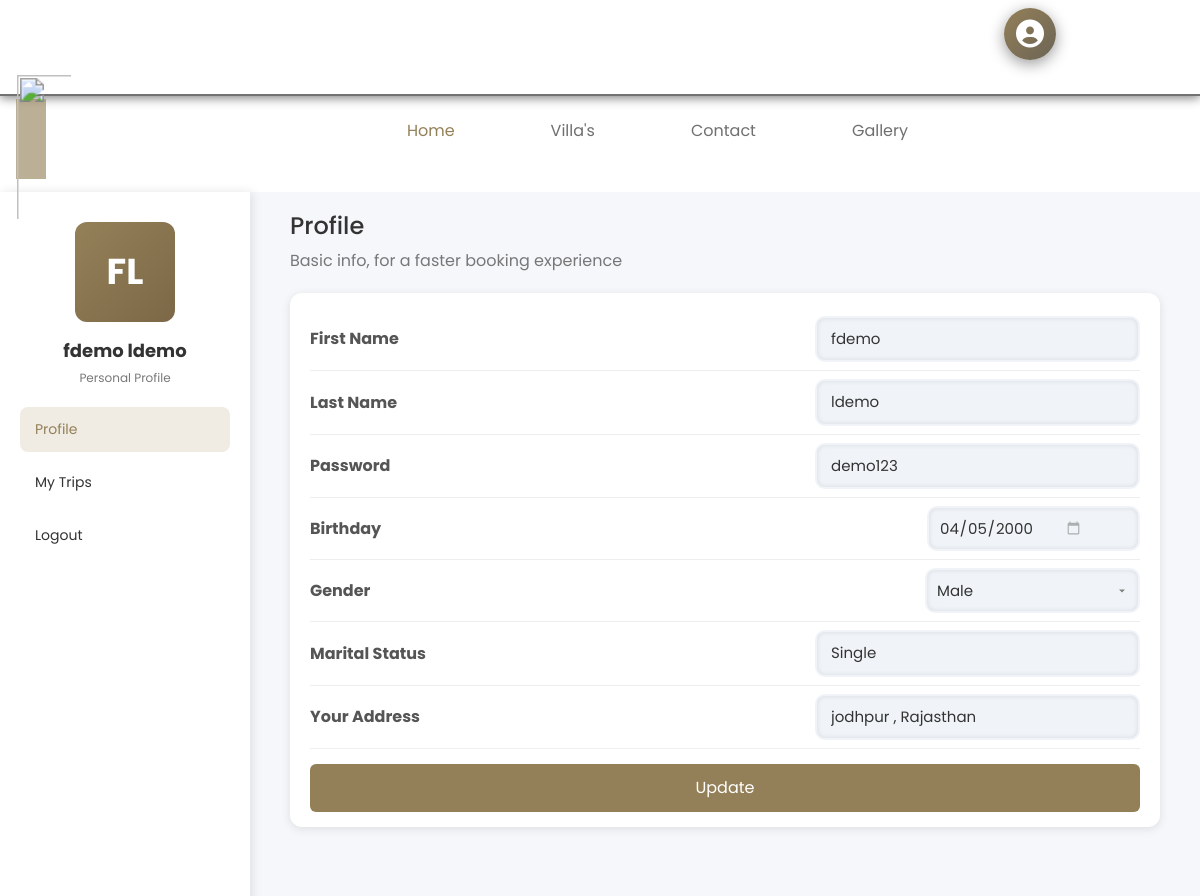
/profile.php (signed in), run on the app's committed database.
### tables this page shows
CREATE TABLE `reg` (
  `reg _id` int(11) NOT NULL,
  `reg_user` varchar(50) NOT NULL,
  `reg_pass` varchar(50) NOT NULL,
  `reg_fname` varchar(15) NOT NULL,
  `reg_lname` varchar(10) NOT NULL,
  `reg_address` text NOT NULL,
  `reg_birth` date NOT NULL,
  `reg_gender` varchar(10) NOT NULL,
  `reg_mstatus` varchar(10) NOT NULL
);

### profile.php (the view, shortened to what this page needs)
<?php
    include_once "connection.php";
?>
<!DOCTYPE html>
<html lang="en">
<head>
    <link rel="stylesheet" href="res.css">
    <link rel="stylesheet" href="https://unpkg.com/lenis@1.1.20/dist/lenis.css">
    <link rel="stylesheet" href="path/to/bootstrap/css/bootstrap.min.css">
    <link rel="stylesheet" href="path/to/font-awesome/css/font-awesome.min.css">
    <link rel="stylesheet" href="https://cdnjs.cloudflare.com/ajax/libs/font-awesome/6.7.2/css/all.min.css" />
</head>
<body>
    <?php
        include_once "navbar.php";
    ?>
    <div class="blanknav"></div>
    <?php
        $sel="SELECT * FROM reg where reg_user = '".$_SESSION['loginEmail']."'";
        $exe=mysqli_query($con,$sel);
        $fetch=mysqli_fetch_assoc($exe);
     ?>
     <div class="profile-body">
        <aside class="sidebar">
            <div class="profile-picture">
            <?php echo ucfirst($fetch['reg_fname'][0]).ucfirst($fetch['reg_lname'][0]);?>
            </div>
            <div class="profile-name"><?php echo $fetch['reg_fname']." ".$fetch['reg_lname'];?></div>
            <div class="profile-role">Personal Profile</div>
            <nav class="menu">
            <a href="#" class="active">Profile</a>
            <a href="bookings.php">My Trips</a>
            <a href="logout.php">Logout</a>
        </nav>
    </aside>
    <div class="blanknav2"></div>
    <main class="main-content">
        <div class="profile-header">
            <h1>Profile</h1>
            <p>Basic info, for a faster booking experience</p>
        </div>
        <form action="" method="post">
        <div class="profile-info">
            <div class="info-row">
                <div class="info-label">First Name</div>
                <div class="info-value"><input type="text" name="pfname" value="<?php echo $fetch['reg_fname'] ?>"></div>
            </div>
            <div class="info-row">
                <div class="info-label">Last Name</div>
                <div class="info-value"><input type="text" name="plname" value="<?php echo $fetch['reg_lname'] ?>"></div>
            </div>
            <div class="info-row">
                <div class="info-label">Password</div>
                <div class="info-value"><input type="text" name="ppass" placeholder="Enter Password" value="<?php echo $fetch['reg_pass'] ?>"></div>
            </div>
            <div class="info-row">
                <div class="info-label">Birthday</div>
                <div class="info-value"><input type="date" value="<?php echo $fetch['reg_birth'] ?>" class="infoValueDate" name="pdate"></div>
            </div>
            <div class="info-row">
                <div class="info-label">Gender</div>
                <div class="info-value">
                <select name="pgender" class="infoValueSelect">
                    <option value="Male" <?php if ($fetch['reg_gender'] == "Male") echo "selected"; ?>>Male</option>
                </select>
                </div>
            </div>
            <div class="info-row">
                <div class="info-label">Marital Status</div>
                <div class="info-value"><input type="text" name="pmstatus" value="<?php echo $fetch['reg_mstatus'] ?>" placeholder="Enter Marital Status"></div>
            </div>
            <div class="info-row">
                <div class="info-label">Your Address</div>
                <div class="info-value"><input type="text" name="paddress" value="<?php echo $fetch['reg_address'] ?>" placeholder="Enter Address"></div>
            </div>
            <button type="submit" name="updateProfile" class="update-button">Update</button>
            </form>
        </div>
</body>
</html>

### res.css (style rules this page uses)
* { margin: 0; padding: 0; font-family: 'Poppins', sans-serif; box-sizing: border-box; text-decoration: none; user-select: none; }
html, body { width: 100%; height: 100%; overflow-x: hidden; scroll-behavior: smooth; scroll-padding: 250px; }
* { scrollbar-width: thin; scrollbar-color: #333 #000; }
.blanknav { width: 100%; height: 12vh; z-index: -999; }
select { padding: 0.8vw 3vw; font-size: 1.2vw; border: 1px solid #ccc; border-radius: 5px; background: #ffffff; color: grey; }
option { padding: 10px; }
.active { background-color: #555; }
.profile-body { background-color: #f5f7fa; color: #333; min-height: 88vh; display: flex; }
.blanknav2 { width: 250px; z-index: -999; }
.sidebar { width: 250px; background: white; padding: 30px 20px; display: flex; flex-direction: column; align-items: center; box-shadow: 2px 0 10px rgba(0,0,0,0.1); position: fixed; top: 10; height: 100vh; }
.profile-picture { width: 100px; height: 100px; background: linear-gradient(135deg, #948058, #7c6846); border-radius: 12px; display: flex; align-items: center; justify-content: center; color: white; font-size: 36px; font-weight: bold; margin-bottom: 15px; position: relative; }
.profile-name { font-size: 18px; font-weight: bold; margin-bottom: 5px; text-align: center; }
.profile-role { font-size: 12px; color: #777; margin-bottom: 20px; text-align: center; }
.menu { width: 100%; }
.menu a { display: flex; align-items: center; gap: 10px; padding: 12px 15px; margin-bottom: 8px; color: #333; text-decoration: none; font-size: 14px; border-radius: 8px; transition: background 0.3s; }
.menu a:hover, .menu a.active { background-color: #f0ece4; color: #948058; }
.main-content { flex-grow: 1; padding: 20px 40px 0px 40px; }
.profile-header { margin-bottom: 20px; }
.profile-header h1 { font-size: 24px; }
.profile-header p { color: #777; }
.profile-info { background: white; padding: 15px 20px; border-radius: 12px; box-shadow: 0 2px 10px rgba(0,0,0,0.1); }
.info-row { display: flex; justify-content: space-between; align-items: center; padding: 8px 0; border-bottom: 1px solid #eee; }
.info-label { font-weight: bold; color: #555; width: 30%; }
.info-value input, .info-value select { width: 100%; padding: 10px 14px; background: #f0f4f8; border: 2px solid transparent; border-radius: 10px; font-size: 15px; color: #333; outline: none; transition: all 0.3s ease; box-shadow: inset 0 0 5px rgba(0, 0, 0, 0.1); min-height: 45px; line-height: 1.5; -webkit-appearance: none; -moz-appearance: none; appearance: none; }
.info-value input::placeholder { color: #aaa; }
.infoValueSelect { padding-right: 40px; background-repeat: no-repeat !important; background-position: right 10px center !important; background-size: 12px !important; }
.infoValueDate { position: relative !important; background-position: right 10px center !important; background-repeat: no-repeat !important; background-size: 16px !important; padding: 0px 55px 0px 10px !important; }
.info-value select { padding: 0px 95px 0px 10px; }
.update-button { margin-top: 15px; width: 100%; padding: 12px; background-color: #948058; color: white; border: none; border-radius: 6px; font-size: 16px; cursor: pointer; transition: background 0.3s; }

### data on the page
reg: reg_fname "F", reg_lname "L", reg_fname "fdemo", reg_lname "ldemo", pfname "fdemo", plname "ldemo", ppass "demo123", pdate "04/05/2000", pgender "Male", pmstatus "Single", paddress "jodhpur , Rajasthan"
